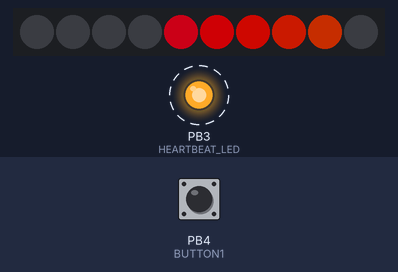
The program below on a simulated ATtiny85, built with avr-gcc and run on an emulated ATtiny85. Shown: 10 RGB LEDs in strip order, left to right, output pins drawn as LEDs (lit = HIGH). Dashed ring = blinking. The inputs (shaded band) are chosen by the test bench; at power-on: PB4 (BUTTON1) HIGH. Dim RGB values are drawn brighter than linear.

Above: at 0.75 s.
1.3 s: PB4 (BUTTON1) pulled LOW for 0.15 s
At 1.65 s:
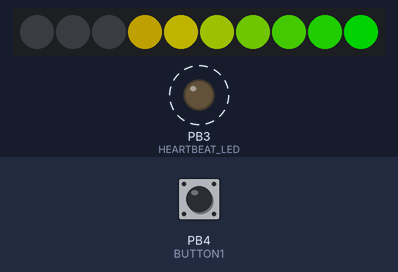
2.0 s: PB4 (BUTTON1) pulled LOW for 1 s
At 2.25 s:
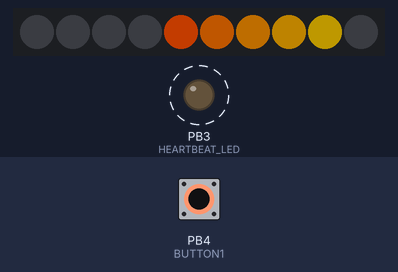
3.6 s: PB4 (BUTTON1) pulled LOW for 0.15 s
At 4.06 s:
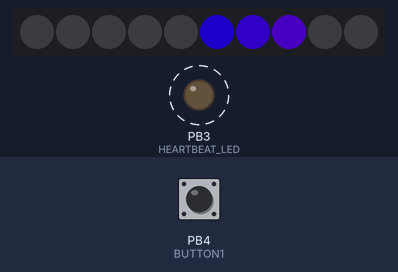
4.3 s: PB4 (BUTTON1) pulled LOW for 3.2 s
At 7.7 s:
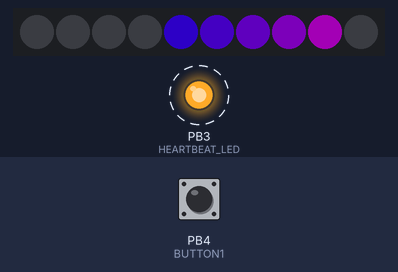
8.1 s: PB4 (BUTTON1) pulled LOW for 0.15 s
At 8.31 s:
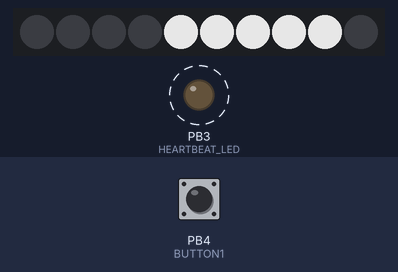
8.8 s: PB4 (BUTTON1) pulled LOW for 0.15 s
At 12.52 s:
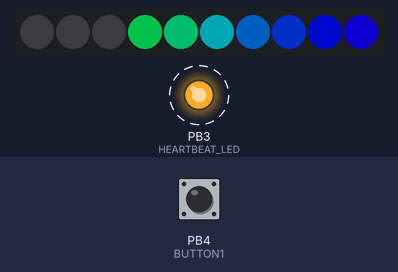
Timing chart, 0 to 14.7 s (numbered marks = the images above; inputs shaded):
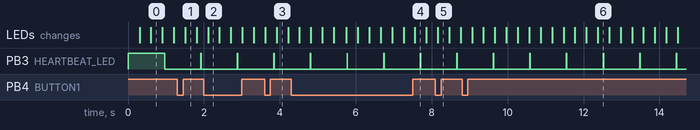

The program:

main.cpp
```cpp
// This is where we chose what version of the code gets compiled.
#define BUILD_STICK_1
// #define BUILD_STICK_2
//#define BUILD_STICK_3

//  ██ ██ ██ ██ ██ ██ ██ ██ ██ ██ ██ ██ ██ ██ ██ ██ ██ ██ ██ ██ ██ ██ ██ ██ ██ ██ ██ ██ ██ ██ ██ ██ ██ ██ ██ ██ ██ 
//                                                                                                                 
//
//
//      ██████   ██████  ██    ██     ███████ ████████ ██  ██████ ██   ██     ███████  ██████  ███████  ██████ 
//      ██   ██ ██    ██ ██    ██     ██         ██    ██ ██      ██  ██      ██      ██  ████ ██      ██  ████ 
//      ██████  ██    ██ ██    ██     ███████    ██    ██ ██      █████       ███████ ██ ██ ██ ███████ ██ ██ ██ 
//      ██      ██    ██  ██  ██           ██    ██    ██ ██      ██  ██           ██ ████  ██      ██ ████  ██ 
//      ██       ██████    ████       ███████    ██    ██  ██████ ██   ██     ███████  ██████  ███████  ██████  
//                                                                                                             
//
//
//  ██ ██ ██ ██ ██ ██ ██ ██ ██ ██ ██ ██ ██ ██ ██ ██ ██ ██ ██ ██ ██ ██ ██ ██ ██ ██ ██ ██ ██ ██ ██ ██ ██ ██ ██ ██ ██ 

/*
Description:	POV Stick 5050: A persistence of vision stick with an AtTiny85, 10 APA102C RGB LEDs, one button, and a surprise.

Author: 		Paul Blackburn, @individual61 on GitHub

License: 		CC BY 4.0 (Attribution)

Github: 		https://github.com/individual61/pov-stick-5050

Excuses: 		Everything is in one file because I could not resolve a linker issue,
         		most likely due to Arduino/PlatformIO particularities.
		 		I'd rather not spend more time on it.


 Misc: 			Typeface for visual blocks is ANSI Regular
 				http://patorjk.com/software/taag/#p=display&h=0&c=c%2B%2B&f=ANSI%20Regular&t=...................%0A%20%20%20%20%20%20%201%0A...................


Hardware:		The GitHub repo has KiCAD board files and a mostly-correct BOM. Three were made in 2018 using OSHPark boards.
				Assembled by hand and reflowed with a hacked $30 Target reflow skillet (see my reflow-skillet repo).
				Programmed using an Adafruit USBTinyISP.

   				ICSP header is, looking down on pins/pads on board (not looking into female cable):

  				 1 MISO    2 VCC
  				 3 SCK      4 MOSI
  				 5 RST      6 GND

  				 ATTiny85:

  				 1 RST   5 VCC
  				 2 NC    6 SCK
  				 3 NC    7 MISO
  				 4 GND   8 MOSI


 */

//  ██ ██ ██ ██ ██ ██ ██ ██ ██ ██ ██ ██ ██ ██ ██ ██ ██ ██ ██ ██ ██ ██ ██ ██ ██ ██ ██ ██ ██ ██ ██ ██ ██ ██ ██ ██ ██ ██ 

#include <Arduino.h>
#include <FastLED.h>
#include <avr/power.h>
#include <parameters.h>

uint32_t timeNow = 0;

uint32_t heartbeatOffInterval = HEARTBEAT_OFF_INTERVAL;
uint32_t heartbeatOnInterval = HEARTBEAT_ON_INTERVAL;

uint32_t lastTimeHeartbeatOn = 0;
uint32_t lastTimeHeartbeatOff = 0;

uint8_t heartbeatLed = 0;

CRGB leds[NUMPIXELS];
// with BGR
// Red coef is green
// Green coef is blue
// therefore blue is red

//  ██ ██ ██ ██ ██ ██ ██ ██ ██ ██ ██ ██ ██ ██ ██ ██ ██ ██ ██ ██ ██ ██ ██ ██ ██ ██ ██ ██ ██ ██ ██ ██ ██ ██ ██ ██ ██ ██
//                                                           
//
//
//                               ██ 
//                              ███ 
//                               ██ 
//                               ██ 
//                               ██ 
//                                  
//
//
//  ██ ██ ██ ██ ██ ██ ██ ██ ██ ██ ██ ██ ██ ██ ██ ██ ██ ██ ██ ██ ██ ██ ██ ██ ██ ██ ██ ██ ██ ██ ██ ██ ██ ██ ██ ██ ██ ██
//                                                           
//                   failed penis, constant flashing
//
#ifdef BUILD_STICK_1

uint32_t prog1_sweepInterval = 0;
uint32_t prog1_lastTimeSweep = 0;

uint32_t prog2_sweepInterval = 3;
uint32_t prog2_lastTimeSweep = 0;

uint8_t buttonPrevState = 0;
uint8_t buttonState = 0;
uint32_t timeNowbutton = 0;
uint32_t lastTimePressedButton = 0;
uint8_t displayAlternateImage = 0;
uint8_t displayAlternateImageRequest = 0;
void checkButton(void)
{
	bool buttonState = digitalRead(BUTTON1);
	if (buttonState == 0) // pressed
	{
		timeNowbutton = millis();
		if (timeNowbutton - lastTimePressedButton > DEBOUNCEDELAY)
		{
			//displayAlternateImage = 1;
			//Instead of immediately starting the alternate
			displayAlternateImageRequest = 1;
			lastTimePressedButton = timeNowbutton;
		}
	}
}

int8_t sweepDir = 1;
uint8_t rainbowIncrement = 7;
uint8_t rainbowStart = 0;
uint8_t column_index = 0;
uint8_t row_index = 0;
void program_1(void)
{
	// note that the rainbow advances on every sweep, not on every individual image, and even if we are in image2
	rainbowStart = rainbowStart - 1;

	fill_rainbow(leds, NUMPIXELS, rainbowStart, rainbowIncrement);
	for (int row_index = 0; row_index < NUMPIXELS; row_index++)
	{
		//image[column_index*IMAGE_WIDTH + row_index]; argument will go from 0 to (IMAGE_WIDTH*IMAGE_HEIGHT -1)
		// with row_index from 0 to (IMAGE_HEIGHT - 1);
		// column_index from 0 to (IMAGE_WIDTH - 1)

		uint8_t image_value = 0;
		// Image 1
		if (displayAlternateImage == 0)
		{
			FastLED.setBrightness(120);
			image_value = pgm_read_byte(&(image1[column_index][row_index]));
		}

		// Image 2
		if (displayAlternateImage == 1)
		{
			FastLED.setBrightness(180);
			image_value = pgm_read_byte(&(image2[column_index][row_index]));
		}

		// Remember at this point the 10 LEDs have a rainbow on them.

		// Blank out LED if image has 0.
		if (image_value == 0)
		{
			leds[row_index] = CRGB(0, 0, 0);
		}
		/*	if(image_value==2 )
		{
			leds[row_index] = CRGB(60, 60,60);
		}
		if(image_value==1 )
		{
			leds[row_index] = CRGB(130, 0, 130);
		}*/
		if (image_value == 3)
		{
			leds[row_index] = CRGB(255, 255, 255);
		}
	}
	column_index++;
	// image done

	// If we are displaying image 2 and are at the end, turn off displayAlternateImage.
	// This should be the only place where this is changed back to 0 (image 1).
	// checkButton() is the only place where it can be set to 1 (image 2).
	if (displayAlternateImage == 1)
	{
		if (column_index == IMAGE2_WIDTH)
		{
			// If we are displaying the alternate image and we are at the end of the alternate image,
			// clear the alternate image flag, and also the alternate image request flag
			// though at this point it should be cleared already
			displayAlternateImage = 0;
			displayAlternateImageRequest = 0;
			column_index = 0;
		}
	}
	if (displayAlternateImage == 0)
	{
		if (column_index == IMAGE1_WIDTH)
		{
			column_index = 0;
			if(displayAlternateImageRequest == 1)
			{
				// If we are at the end of regular image, and we have requested
				// the alternate image, then turn on alternate image
				// and clear alternate image request
				displayAlternateImage = 1;
				displayAlternateImageRequest = 0;

			}
		}
	}
};

void setup_1(void)
{
	FastLED.setBrightness(180);
}

void loop_1()
{
	timeNow = millis();
	checkButton();

	// Update lights only if we have waited longer than prog1_sweepInterval
	if (timeNow - prog1_lastTimeSweep > prog1_sweepInterval)
	{
		prog1_lastTimeSweep = timeNow;
		program_1();
		FastLED.show();
	}
}

#endif // #ifdef BUILD_STICK_1
//  ██ ██ ██ ██ ██ ██ ██ ██ ██ ██ ██ ██ ██ ██ ██ ██ ██ ██ ██ ██ ██ ██ ██ ██ ██ ██ ██ ██ ██ ██ ██ ██ ██ ██ ██ ██ ██ ██
//                                                           
//
//
//                              ██████ 
//                                   ██ 
//                               █████  
//                              ██     
//                              ███████ 
//                                      
//
//
//  ██ ██ ██ ██ ██ ██ ██ ██ ██ ██ ██ ██ ██ ██ ██ ██ ██ ██ ██ ██ ██ ██ ██ ██ ██ ██ ██ ██ ██ ██ ██ ██ ██ ██ ██ ██ ██ ██
//                                                           
//                      SLOW RAINBOW THEN HEARTS
#ifdef BUILD_STICK_2

uint32_t prog1_sweepInterval = 0;
uint32_t prog1_lastTimeSweep = 0;

uint32_t prog2_sweepInterval = 3;
uint32_t prog2_lastTimeSweep = 0;

uint8_t buttonState = 0;

int8_t sweepIndex = 0;
int8_t sweepDir = 1;
uint8_t rainbowIncrement = 7;
uint8_t rainbowStart = 0;
uint8_t column_index = 0;
uint8_t row_index = 0;
void program_1(void)
{
	rainbowStart = rainbowStart - 1;
	FastLED.setBrightness(180);
	fill_rainbow(leds, NUMPIXELS, rainbowStart, rainbowIncrement);
	for (int row_index = 0; row_index < 10; row_index++)
	{
		// image[column_index*IMAGE_WIDTH + row_index];
		// argument will go from 0 to (IMAGE_WIDTH*IMAGE_HEIGHT -1)
		// with row_index from 0 to (IMAGE_HEIGHT - 1);
		// column_index from 0 to (IMAGE_WIDTH - 1)
		uint8_t image_value = pgm_read_byte(&(image1[column_index][row_index]));
		if (image_value == 0)
		{
			leds[row_index] = CRGB(0, 0, 0);
		}
		//  else
		//  {
		//      leds[row_index] = CRGB(32, 0, 32);
		//  }
	}
	column_index++;
	if (column_index == IMAGE1_WIDTH)
	{
		column_index = 0;
		;
	}
};

void program_2(void)
{
	FastLED.setBrightness(10);
	rainbowStart = rainbowStart - 1;
	fill_rainbow(leds, NUMPIXELS, rainbowStart, rainbowIncrement);
}

void setup_2(void)
{
}

void loop_2(void)
{
	buttonState = digitalRead(BUTTON1);

	if (!buttonState)
	{
		if (timeNow - prog1_lastTimeSweep > prog1_sweepInterval)
		{
			prog1_lastTimeSweep = timeNow;
			program_1();
			FastLED.show();
		}
	}
	else
	{
		if (timeNow - prog2_lastTimeSweep > prog2_sweepInterval)
		{
			prog2_lastTimeSweep = timeNow;
			program_2();
			FastLED.show();
		}
	}
}

//
#endif // #ifdef BUILD_STICK_2 
//  ██ ██ ██ ██ ██ ██ ██ ██ ██ ██ ██ ██ ██ ██ ██ ██ ██ ██ ██ ██ ██ ██ ██ ██ ██ ██ ██ ██ ██ ██ ██ ██ ██ ██ ██ ██ ██ ██
//                                                           
//
//
//                              ██████ 
//                                   ██ 
//                               █████  
//                                   ██ 
//                              ██████  
//                                     
//
//
//  ██ ██ ██ ██ ██ ██ ██ ██ ██ ██ ██ ██ ██ ██ ██ ██ ██ ██ ██ ██ ██ ██ ██ ██ ██ ██ ██ ██ ██ ██ ██ ██ ██ ██ ██ ██ ██ ██
#ifdef BUILD_STICK_3                                                      

void setup_3(void)
{
}

void loop_3(void)
{
}

#endif // #ifdef BUILD_STICK_3
//  ██ ██ ██ ██ ██ ██ ██ ██ ██ ██ ██ ██ ██ ██ ██ ██ ██ ██ ██ ██ ██ ██ ██ ██ ██ ██ ██ ██ ██ ██ ██ ██ ██ ██ ██ ██ ██ ██
//                                                           
//
//
//              ███    ███  █████  ██ ███    ██ 
//              ████  ████ ██   ██ ██ ████   ██ 
//              ██ ████ ██ ███████ ██ ██ ██  ██ 
//              ██  ██  ██ ██   ██ ██ ██  ██ ██ 
//              ██      ██ ██   ██ ██ ██   ████ 
//                                              
//
//
//  ██ ██ ██ ██ ██ ██ ██ ██ ██ ██ ██ ██ ██ ██ ██ ██ ██ ██ ██ ██ ██ ██ ██ ██ ██ ██ ██ ██ ██ ██ ██ ██ ██ ██ ██ ██ ██ ██
//                                                           
//

void setup()
{
	if (F_CPU == 16000000)
	{
		clock_prescale_set(clock_div_1);
	}

	pinMode(HEARTBEAT_LED, OUTPUT);
	pinMode(BUTTON1, INPUT);

	digitalWrite(HEARTBEAT_LED, HIGH);

	FastLED.addLeds<APA102, DATA_PIN, CLOCK_PIN, COLOR_ORDER>(leds, NUMPIXELS)
		.setCorrection(CORRECTION);

	for (int i = 0; i < NUMPIXELS; i++)
	{
		leds[i] = CRGB(16, 0, 16);
	}
	FastLED.setBrightness(10);
	FastLED.show();

// After the common setup has been run, run stick-specific setup.
#ifdef BUILD_STICK_1
	setup_1();
#endif

#ifdef BUILD_STICK_2
	setup_2();
#endif

#ifdef BUILD_STICK_3
	setup_3();
#endif
}

void loop()
{
	timeNow = millis();

	// Beat heartbeat LED
	if (heartbeatLed == 1)
	{
		if (timeNow - lastTimeHeartbeatOn > heartbeatOnInterval)
		{
			lastTimeHeartbeatOff = timeNow;
			heartbeatLed = 0;
			digitalWrite(HEARTBEAT_LED, LOW);
		}
	}
	if (heartbeatLed == 0)
	{
		if (timeNow - lastTimeHeartbeatOff > heartbeatOffInterval)
		{
			lastTimeHeartbeatOn = timeNow;
			heartbeatLed = 1;
			digitalWrite(HEARTBEAT_LED, HIGH);
		}
	}

// After common loop instructions, run stick-specific loop.
#ifdef BUILD_STICK_1
	loop_1();
#endif

#ifdef BUILD_STICK_2
	loop_2();
#endif

#ifdef BUILD_STICK_3
	loop_3();
#endif
}
```

stick1.cpp
```cpp
#ifdef BUILD_STICK_1

#include "parameters_common.h"
#include "stick1/parameters_1.h"


// failed penis, constant flashing


/*
   ICSP header is, looking down on pins (not looking into female cable):

   1  MISO    2 VCC
   3 SCK      4 MOSI
   5 RST      6 GND

   ATTiny85:

   1 RST   5 VCC
   2 NC    6 SCK
   3 NC    7 MISO
   4 GND   8 MOSI

 */

CRGB leds[NUMPIXELS];

// with BGR
// Red coef is green
// Green coef is blue
//therefore blue is red


uint32_t timeNow = 0;


uint32_t prog1_sweepInterval = 0;
uint32_t prog1_lastTimeSweep = 0;

uint32_t prog2_sweepInterval = 3;
uint32_t prog2_lastTimeSweep = 0;


uint8_t buttonPrevState = 0;
uint8_t buttonState = 0;
uint32_t timeNowbutton = 0;
uint32_t lastTimePressedButton = 0;
uint8_t displayAlternateImage = 0;
void checkButton(void)
{
	bool buttonState = digitalRead(BUTTON1);
	if (buttonState == 0) // pressed
	{
		timeNowbutton = millis();
		if (timeNowbutton - lastTimePressedButton > DEBOUNCEDELAY)
		{
			displayAlternateImage = 1;
			lastTimePressedButton = timeNowbutton;
		}
	}
}


int8_t sweepIndex = 0;
int8_t sweepDir = 1;
uint8_t rainbowIncrement = 7;
uint8_t rainbowStart = 0;
uint8_t column_index = 0;
uint8_t row_index = 0;
void program_1(void)
{
	rainbowStart = rainbowStart -1;
	FastLED.setBrightness(180);
	fill_rainbow(leds, NUMPIXELS, rainbowStart, rainbowIncrement);
	for(int row_index = 0; row_index < 10; row_index++)
	{
		//image[column_index*IMAGE_WIDTH + row_index]; argument will go from 0 to (IMAGE_WIDTH*IMAGE_HEIGHT -1)
		// with row_index from 0 to (IMAGE_HEIGHT - 1);
		// column_index from 0 to (IMAGE_WIDTH - 1)
		uint8_t image_value = 0;
		if(displayAlternateImage == 0)
		{
      	FastLED.setBrightness(120);
			image_value = pgm_read_byte(&(image1[column_index][row_index]));
		}
		else
		{
      	FastLED.setBrightness(180);
			image_value = pgm_read_byte(&(image2[column_index][row_index]));
		}
		if(image_value==0 )
		{
			leds[row_index] = CRGB(0, 0, 0);
		}
	/*	if(image_value==2 )
		{
			leds[row_index] = CRGB(60, 60,60);
		}
		if(image_value==1 )
		{
			leds[row_index] = CRGB(130, 0, 130);
		}*/
  if(image_value==3 )
    {
      leds[row_index] = CRGB(255, 255,255);
    }

	}
	column_index++;
	// image done
	if(column_index == IMAGE1_WIDTH)
	{
    if(displayAlternateImage == 1)
    {
      displayAlternateImage = 0;
    }
		column_index = 0;;
	}
};


void loop_1()
{
	timeNow = millis();
	checkButton();

	if(timeNow - prog1_lastTimeSweep > prog1_sweepInterval)
	{
		prog1_lastTimeSweep = timeNow;
		program_1();
		FastLED.show();
	}
}


#endif
```

Source omitted: parameters.h (data table, 9114 bytes)

Measured:
- after the input at 3.6 s, the LEDs: first differ from a run without the input after 0.32 s (image 3)
- after the input at 8.1 s, the LEDs: change after 0.06 s (image 5)
- after the input at 8.8 s, the LEDs: first change after 0.26 s (image 6 shows a later state)
- by itself, PB3 (HEARTBEAT_LED): alternates HIGH for 0.01 s and LOW for 0.95 s
